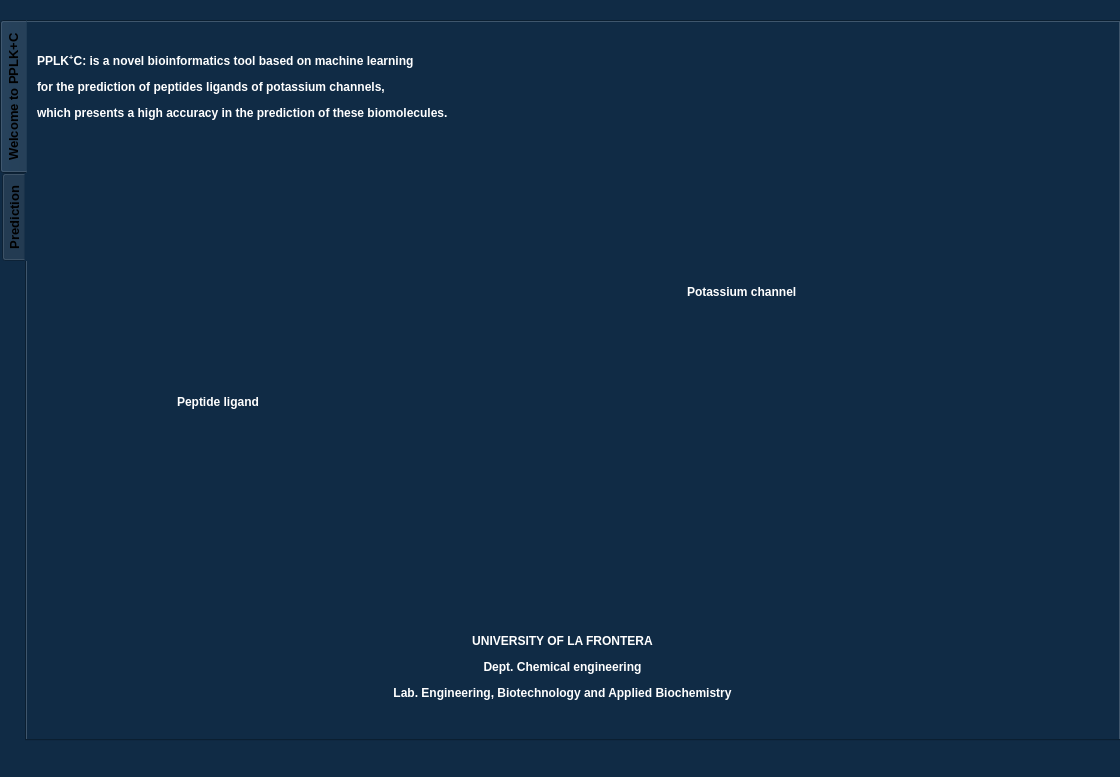
<?xml version="1.0" encoding="UTF-8"?>
<ui version="4.0">
 <class>MainWindow</class>
 <widget class="QMainWindow" name="MainWindow">
  <property name="geometry">
   <rect>
    <x>0</x>
    <y>0</y>
    <width>1120</width>
    <height>777</height>
   </rect>
  </property>
  <property name="windowTitle">
   <string>MainWindow</string>
  </property>
  <property name="styleSheet">
   <string notr="true">BORDER-WIDTH: 2PX; BORDER-RADIUS: 15PX; PADDING: 4PX;
background-color: rgb(16, 43, 69);
</string>
  </property>
  <widget class="QWidget" name="centralwidget">
   <widget class="QTabWidget" name="tabWidget">
    <property name="geometry">
     <rect>
      <x>0</x>
      <y>20</y>
      <width>1121</width>
      <height>721</height>
     </rect>
    </property>
    <property name="font">
     <font>
      <pointsize>10</pointsize>
      <weight>75</weight>
      <bold>true</bold>
     </font>
    </property>
    <property name="tabPosition">
     <enum>QTabWidget::West</enum>
    </property>
    <property name="tabShape">
     <enum>QTabWidget::Rounded</enum>
    </property>
    <property name="currentIndex">
     <number>0</number>
    </property>
    <property name="elideMode">
     <enum>Qt::ElideLeft</enum>
    </property>
    <widget class="QWidget" name="tab_3">
     <attribute name="title">
      <string>Welcome to PPLK+C</string>
     </attribute>
     <widget class="QLabel" name="label_2">
      <property name="geometry">
       <rect>
        <x>200</x>
        <y>390</y>
        <width>201</width>
        <height>141</height>
       </rect>
      </property>
      <property name="styleSheet">
       <string notr="true">border-image: url(:/fig_2/2.png);</string>
      </property>
      <property name="text">
       <string/>
      </property>
     </widget>
     <widget class="QLabel" name="label_4">
      <property name="geometry">
       <rect>
        <x>150</x>
        <y>360</y>
        <width>141</width>
        <height>41</height>
       </rect>
      </property>
      <property name="styleSheet">
       <string notr="true">color: rgb(255, 255, 255);</string>
      </property>
      <property name="text">
       <string>&lt;html&gt;&lt;head/&gt;&lt;body&gt;&lt;p&gt;&lt;span style=&quot; font-size:9pt; font-weight:600; color:#ffffff;&quot;&gt;Peptide ligand&lt;/span&gt;&lt;/p&gt;&lt;/body&gt;&lt;/html&gt;</string>
      </property>
     </widget>
     <widget class="QLabel" name="label_3">
      <property name="geometry">
       <rect>
        <x>230</x>
        <y>160</y>
        <width>621</width>
        <height>411</height>
       </rect>
      </property>
      <property name="styleSheet">
       <string notr="true">border-image: url(:/fig_1/1.png);</string>
      </property>
      <property name="text">
       <string/>
      </property>
     </widget>
     <widget class="QLabel" name="label_5">
      <property name="geometry">
       <rect>
        <x>660</x>
        <y>250</y>
        <width>191</width>
        <height>41</height>
       </rect>
      </property>
      <property name="font">
       <font>
        <pointsize>9</pointsize>
       </font>
      </property>
      <property name="styleSheet">
       <string notr="true">color: rgb(255, 255, 255);</string>
      </property>
      <property name="text">
       <string>&lt;html&gt;&lt;head/&gt;&lt;body&gt;&lt;p&gt;&lt;span style=&quot; font-weight:600; color:#ffffff;&quot;&gt;Potassium channel&lt;/span&gt;&lt;/p&gt;&lt;/body&gt;&lt;/html&gt;</string>
      </property>
     </widget>
     <widget class="QLabel" name="label_6">
      <property name="geometry">
       <rect>
        <x>10</x>
        <y>-20</y>
        <width>591</width>
        <height>171</height>
       </rect>
      </property>
      <property name="text">
       <string>&lt;html&gt;&lt;head/&gt;&lt;body&gt;&lt;p&gt;&lt;span style=&quot; font-weight:600; color:#ffffff;&quot;&gt;PPLK&lt;/span&gt;&lt;span style=&quot; font-weight:600; color:#ffffff; vertical-align:super;&quot;&gt;+&lt;/span&gt;&lt;span style=&quot; font-weight:600; color:#ffffff;&quot;&gt;C: is a novel bioinformatics tool based on machine learning&lt;/span&gt;&lt;/p&gt;&lt;p align=&quot;justify&quot;&gt;&lt;span style=&quot; font-weight:600; color:#ffffff;&quot;&gt;for the prediction of peptides ligands of potassium channels,&lt;/span&gt;&lt;/p&gt;&lt;p align=&quot;justify&quot;&gt;&lt;span style=&quot; font-weight:600; color:#ffffff;&quot;&gt;which presents a high accuracy in the prediction of these biomolecules.&lt;/span&gt;&lt;/p&gt;&lt;/body&gt;&lt;/html&gt;</string>
      </property>
     </widget>
     <widget class="QLabel" name="label_7">
      <property name="geometry">
       <rect>
        <x>280</x>
        <y>590</y>
        <width>511</width>
        <height>111</height>
       </rect>
      </property>
      <property name="text">
       <string>&lt;html&gt;&lt;head/&gt;&lt;body&gt;&lt;p align=&quot;center&quot;&gt;&lt;span style=&quot; font-weight:600; color:#ffffff;&quot;&gt;UNIVERSITY OF LA FRONTERA&lt;/span&gt;&lt;/p&gt;&lt;p align=&quot;center&quot;&gt;&lt;span style=&quot; font-weight:600; color:#ffffff;&quot;&gt;Dept. Chemical engineering&lt;/span&gt;&lt;/p&gt;&lt;p align=&quot;center&quot;&gt;&lt;span style=&quot; font-weight:600; color:#ffffff;&quot;&gt;Lab. Engineering, Biotechnology and Applied Biochemistry&lt;/span&gt;&lt;/p&gt;&lt;/body&gt;&lt;/html&gt;</string>
      </property>
     </widget>
     <zorder>label_3</zorder>
     <zorder>label_2</zorder>
     <zorder>label_4</zorder>
     <zorder>label_5</zorder>
     <zorder>label_6</zorder>
     <zorder>label_7</zorder>
    </widget>
    <widget class="QWidget" name="tab">
     <attribute name="title">
      <string>Prediction</string>
     </attribute>
     <widget class="QTextEdit" name="textpred">
      <property name="geometry">
       <rect>
        <x>490</x>
        <y>290</y>
        <width>311</width>
        <height>71</height>
       </rect>
      </property>
      <property name="styleSheet">
       <string notr="true">background-color: rgb(255, 255, 255);
border-style: outset;
border-width: 2px;
border-radius: 15px;
padding: 4px;</string>
      </property>
     </widget>
     <widget class="QTextEdit" name="pasteseq">
      <property name="geometry">
       <rect>
        <x>360</x>
        <y>90</y>
        <width>621</width>
        <height>111</height>
       </rect>
      </property>
      <property name="styleSheet">
       <string notr="true">background-color: rgb(255, 255, 255);
border-style: outset;
border-width: 2px;
border-radius: 15px;
padding: 4px;</string>
      </property>
     </widget>
     <widget class="QLabel" name="label">
      <property name="geometry">
       <rect>
        <x>350</x>
        <y>210</y>
        <width>691</width>
        <height>31</height>
       </rect>
      </property>
      <property name="font">
       <font>
        <italic>true</italic>
       </font>
      </property>
      <property name="styleSheet">
       <string notr="true">color: rgb(255, 255, 255);</string>
      </property>
      <property name="text">
       <string>PASTE PEPTIDE SEQUENCE IN PLAIN FORMAT. Ex: ACYCRIPACIAGERRYGTCIAQGRLWAFCC</string>
      </property>
     </widget>
     <widget class="QPushButton" name="bottonpred">
      <property name="geometry">
       <rect>
        <x>60</x>
        <y>80</y>
        <width>251</width>
        <height>71</height>
       </rect>
      </property>
      <property name="styleSheet">
       <string notr="true">background-color: rgb(28, 40, 51);
font: 75 9pt &quot;MS Shell Dlg 2&quot;;
color: rgb(255, 255, 255);
border-style: outset;
border-width: 2px;
border-radius: 15px;
padding: 4px;</string>
      </property>
      <property name="text">
       <string>PREDICT</string>
      </property>
     </widget>
     <widget class="QPushButton" name="pushButton_reset">
      <property name="geometry">
       <rect>
        <x>60</x>
        <y>170</y>
        <width>251</width>
        <height>71</height>
       </rect>
      </property>
      <property name="styleSheet">
       <string notr="true">background-color: rgb(28, 40, 51);
font: 75 9pt &quot;MS Shell Dlg 2&quot;;
color: rgb(255, 255, 255);
border-style: outset;
border-width: 2px;
border-radius: 15px;
padding: 4px;</string>
      </property>
      <property name="text">
       <string>RESET ALL</string>
      </property>
     </widget>
     <widget class="QLabel" name="label_8">
      <property name="geometry">
       <rect>
        <x>50</x>
        <y>420</y>
        <width>261</width>
        <height>31</height>
       </rect>
      </property>
      <property name="font">
       <font>
        <italic>true</italic>
       </font>
      </property>
      <property name="styleSheet">
       <string notr="true">color: rgb(255, 255, 255);</string>
      </property>
      <property name="text">
       <string>::: A.A RELATIVE FREQUENCY:::</string>
      </property>
     </widget>
     <widget class="QTextEdit" name="textpred2">
      <property name="geometry">
       <rect>
        <x>550</x>
        <y>430</y>
        <width>461</width>
        <height>161</height>
       </rect>
      </property>
      <property name="styleSheet">
       <string notr="true">background-color: rgb(255, 255, 255);
border-style: outset;
border-width: 2px;
border-radius: 15px;
padding: 4px;</string>
      </property>
     </widget>
     <widget class="QLabel" name="label_9">
      <property name="geometry">
       <rect>
        <x>550</x>
        <y>390</y>
        <width>351</width>
        <height>31</height>
       </rect>
      </property>
      <property name="font">
       <font>
        <italic>true</italic>
       </font>
      </property>
      <property name="styleSheet">
       <string notr="true">color: rgb(255, 255, 255);</string>
      </property>
      <property name="text">
       <string>::: PHYSICO-CHEMICAL PROPERTY OF A.A:::</string>
      </property>
     </widget>
     <widget class="QLabel" name="label_10">
      <property name="geometry">
       <rect>
        <x>330</x>
        <y>310</y>
        <width>151</width>
        <height>31</height>
       </rect>
      </property>
      <property name="font">
       <font>
        <italic>true</italic>
       </font>
      </property>
      <property name="styleSheet">
       <string notr="true">color: rgb(255, 255, 255);</string>
      </property>
      <property name="text">
       <string>::: PREDICTION:::</string>
      </property>
     </widget>
     <widget class="QTextEdit" name="textpred1">
      <property name="geometry">
       <rect>
        <x>50</x>
        <y>460</y>
        <width>461</width>
        <height>131</height>
       </rect>
      </property>
      <property name="styleSheet">
       <string notr="true">background-color: rgb(255, 255, 255);
border-style: outset;
border-width: 2px;
border-radius: 15px;
padding: 4px;</string>
      </property>
     </widget>
    </widget>
   </widget>
  </widget>
  <widget class="QStatusBar" name="statusbar"/>
 </widget>
 <resources>
  <include location="fig1.qrc"/>
  <include location="fig2.qrc"/>
 </resources>
 <connections>
  <connection>
   <sender>pushButton_reset</sender>
   <signal>clicked()</signal>
   <receiver>pasteseq</receiver>
   <slot>clear()</slot>
   <hints>
    <hint type="sourcelabel">
     <x>232</x>
     <y>260</y>
    </hint>
    <hint type="destinationlabel">
     <x>398</x>
     <y>164</y>
    </hint>
   </hints>
  </connection>
  <connection>
   <sender>pushButton_reset</sender>
   <signal>clicked()</signal>
   <receiver>textpred</receiver>
   <slot>clear()</slot>
   <hints>
    <hint type="sourcelabel">
     <x>342</x>
     <y>234</y>
    </hint>
    <hint type="destinationlabel">
     <x>529</x>
     <y>350</y>
    </hint>
   </hints>
  </connection>
  <connection>
   <sender>pushButton_reset</sender>
   <signal>clicked()</signal>
   <receiver>textpred1</receiver>
   <slot>clear()</slot>
   <hints>
    <hint type="sourcelabel">
     <x>237</x>
     <y>258</y>
    </hint>
    <hint type="destinationlabel">
     <x>91</x>
     <y>539</y>
    </hint>
   </hints>
  </connection>
  <connection>
   <sender>pushButton_reset</sender>
   <signal>clicked()</signal>
   <receiver>textpred2</receiver>
   <slot>clear()</slot>
   <hints>
    <hint type="sourcelabel">
     <x>260</x>
     <y>256</y>
    </hint>
    <hint type="destinationlabel">
     <x>591</x>
     <y>468</y>
    </hint>
   </hints>
  </connection>
 </connections>
</ui>
